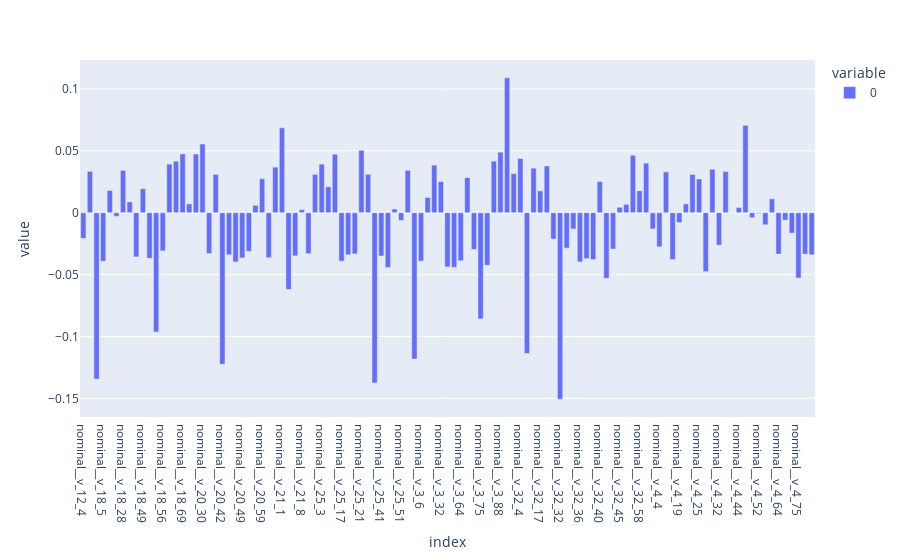

The notebook cell this image was saved under:
### Code cell
elite_onf_df.corrwith(final_data.target).plot(kind='bar')

### Figure 1 — Plotly figure (JSON) as saved in the notebook; plotly's stock layout.template omitted (floating-point values rounded to 4 significant figures)
{"data": [{"alignmentgroup": "True", "hovertemplate": "variable=0<br>index=%{x}<br>value=%{y}<extra></extra>", "legendgroup": "0", "marker": {"color": "#636efa", "pattern": {"shape": ""}}, "name": "0", "offsetgroup": "0", "orientation": "v", "showlegend": true, "textposition": "auto", "type": "bar", "x": ["nominal__v_12_4", "nominal__v_12_18", "nominal__v_18_1", "nominal__v_18_5", "nominal__v_18_7", "nominal__v_18_22", "nominal__v_18_28", "nominal__v_18_42", "nominal__v_18_44", "nominal__v_18_49", "nominal__v_18_50", "nominal__v_18_52", "nominal__v_18_56", "nominal__v_18_66", "nominal__v_18_67", "nominal__v_18_69", "nominal__v_20_7", "nominal__v_20_11", "nominal__v_20_30", "nominal__v_20_32", "nominal__v_20_35", "nominal__v_20_42", "nominal__v_20_45", "nominal__v_20_46", "nominal__v_20_49", "nominal__v_20_50", "nominal__v_20_55", "nominal__v_20_59", "nominal__v_20_65", "nominal__v_20_66", "nominal__v_21_1", "nominal__v_21_2", "nominal__v_21_7", "nominal__v_21_8", "nominal__v_21_12", "nominal__v_25_1", "nominal__v_25_3", "nominal__v_25_5", "nominal__v_25_12", "nominal__v_25_17", "nominal__v_25_18", "nominal__v_25_20", "nominal__v_25_21", "nominal__v_25_25", "nominal__v_25_32", "nominal__v_25_41", "nominal__v_25_42", "nominal__v_25_44", "nominal__v_25_51", "nominal__v_25_53", "nominal__v_3_1", "nominal__v_3_6", "nominal__v_3_9", "nominal__v_3_29", "nominal__v_3_32", "nominal__v_3_35", "nominal__v_3_61", "nominal__v_3_64", "nominal__v_3_68", "nominal__v_3_73", "nominal__v_3_75", "nominal__v_3_76", "nominal__v_3_84", "nominal__v_3_88", "nominal__v_32_1", "nominal__v_32_3", "nominal__v_32_4", "nominal__v_32_11", "nominal__v_32_16", "nominal__v_32_17", "nominal__v_32_21", "nominal__v_32_28", "nominal__v_32_32", "nominal__v_32_33", "nominal__v_32_35", "nominal__v_32_36", "nominal__v_32_37", "nominal__v_32_38", "nominal__v_32_40", "nominal__v_32_41", "nominal__v_32_42", "nominal__v_32_45", "nominal__v_32_51", "nominal__v_32_55", "nominal__v_32_58", "nominal__v_32_64", "nominal__v_4_1", "nominal__v_4_4", "nominal__v_4_16", "nominal__v_4_18", "nominal__v_4_19", "nominal__v_4_20", "nominal__v_4_21", "nominal__v_4_25", "nominal__v_4_27", "nominal__v_4_31", "nominal__v_4_32", "nominal__v_4_35", "nominal__v_4_40", "nominal__v_4_44", "nominal__v_4_47", "nominal__v_4_50", "nominal__v_4_52", "nominal__v_4_54", "nominal__v_4_55", "nominal__v_4_64", "nominal__v_4_67", "nominal__v_4_74", "nominal__v_4_75", "nominal__v_4_76", "nominal__v_4_77"], "xaxis": "x", "y": [-0.02076, 0.03343, -0.1344, -0.03917, 0.01797, -0.002956, 0.03425, 0.008756, -0.0357, 0.01939, -0.03675, -0.09642, -0.03085, 0.0393, 0.04164, 0.0475, 0.007124, 0.04741, 0.05554, -0.03296, 0.03093, -0.1224, -0.03402, -0.03976, -0.03651, -0.0312, 0.005986, 0.02745, -0.03636, 0.03685, 0.06864, -0.06197, -0.0349, 0.002509, -0.03317, 0.03101, 0.03928, 0.021, 0.04727, -0.03917, -0.03402, -0.03328, 0.0504, 0.03103, -0.1376, -0.03499, -0.04432, 0.002968, -0.006218, 0.03425, -0.1182, -0.03917, 0.0123, 0.03843, 0.02516, -0.04378, -0.04411, -0.03882, 0.02837, -0.02967, -0.08578, -0.04249, 0.04164, 0.04894, 0.109, 0.0316, 0.04379, -0.1137, 0.03601, 0.01765, 0.03782, -0.02129, -0.1507, -0.0286, -0.0131, -0.03976, -0.03708, -0.03787, 0.02518, -0.05299, -0.02936, 0.004436, 0.006773, 0.04644, 0.01775, 0.04009, -0.0131, -0.02757, 0.03297, -0.03787, -0.00794, 0.007119, 0.03093, 0.02728, -0.04761, 0.03516, -0.0262, 0.03337, 0.0003014, 0.004227, 0.07058, -0.003996, -0.0006853, -0.009716, 0.01124, -0.03338, -0.005966, -0.01647, -0.05282, -0.03342, -0.03402], "yaxis": "y"}], "layout": {"autosize": true, "barmode": "relative", "legend": {"title": {"text": "variable"}, "tracegroupgap": 0}, "margin": {"t": 60}, "xaxis": {"anchor": "y", "autorange": true, "domain": [0, 1], "range": [-0.5, 110.5], "title": {"text": "index"}, "type": "category"}, "yaxis": {"anchor": "x", "autorange": true, "domain": [0, 1], "range": [-0.1651, 0.1234], "title": {"text": "value"}, "type": "linear"}}}
